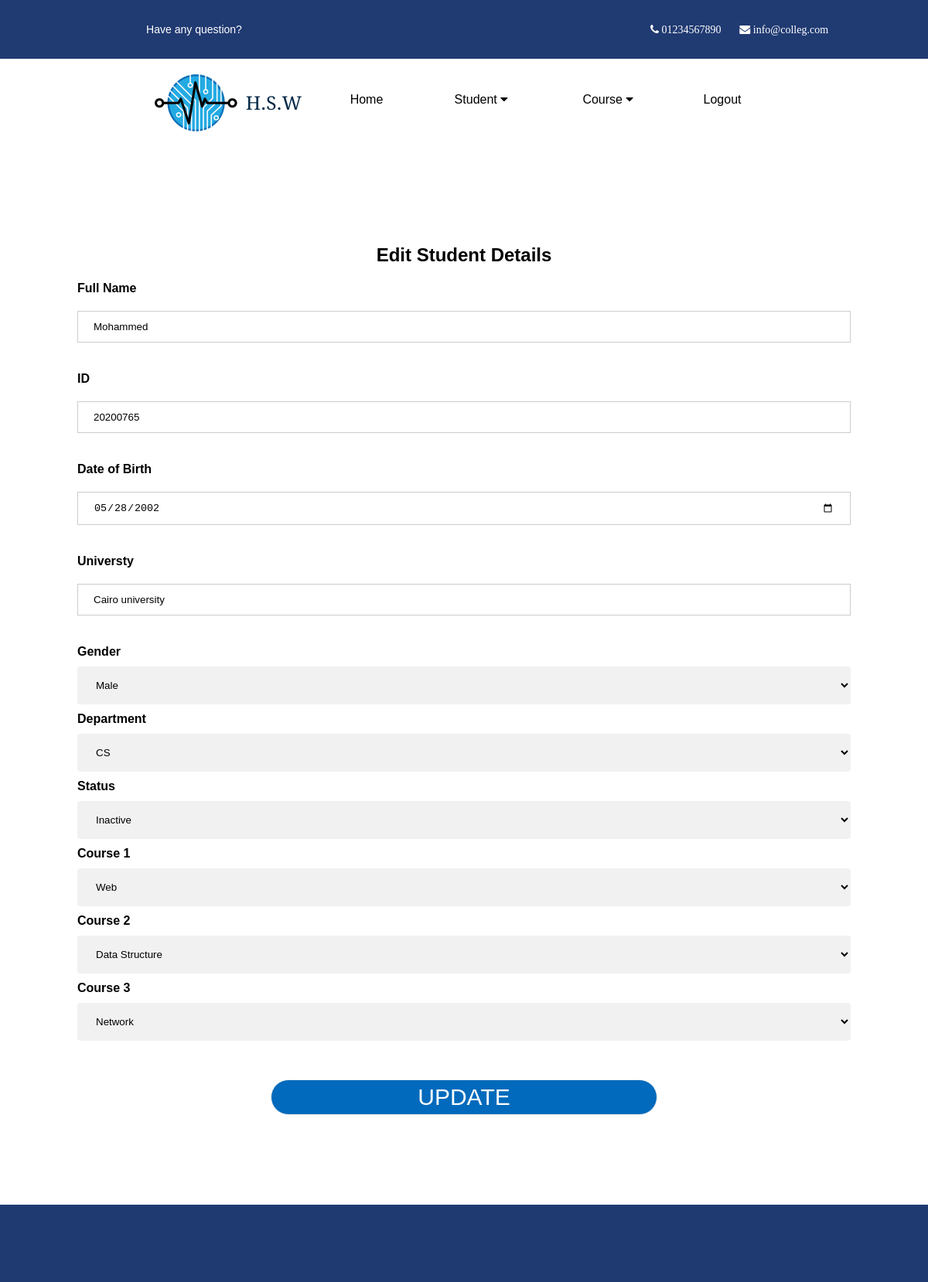
/EditStudent/20200765/ (signed in), run on the app's committed database.
### pages/models.py (models this page shows, shortened)
class Student(models.Model):
    name=models.CharField(max_length=50)
    ID=models.CharField(max_length=8,primary_key=True)
    date=models.DateTimeField()
    university=models.CharField(max_length=50)
    Gender=models.CharField(max_length=10)
    department=models.CharField(max_length=10)
    statues=models.CharField(max_length=10)
    course1=models.CharField(max_length=50,null=True)
    course2=models.CharField(max_length=50,null=True)
    course3=models.CharField(max_length=50,null=True)

### pages/views.py (the view)
# urls.py: path('EditStudent/<str:Id>/',views.EditStudent,name='EditStudent'),
@login_required(login_url='Login')
def EditStudent(request,Id):
    display = Student.objects.get(ID=Id)
    return render(request,'pages/Edit Student.html',{'course':Courses.objects.all(),'student':display})

### templates/pages/Edit Student.html (shortened to what this page needs)
{% extends 'base.html' %}
{% block content %}
<!DOCTYPE html>
<html lang="en" dir="ltr">
  <head>
  </head>
  <body>
    <div>
  <form action="{% url 'updateStudent' student.ID %}" method="POST" name="Edit-stu" onsubmit="return Add()">
    <h2 style="text-align: center">Edit Student Details</h2>
    <label for="uname"><b>Full Name</b></label>
    <br>
    <input type="text" id="Name" name="name" placeholder="Enter Name" onkeyup="nmValidation()" value="{{student.name}}" required>
    <br>
    <br>
    <label for="id"><b>ID</b></label>
    <br>
    <input type="text" id="id" name="ID" placeholder="Enter ID" pattern=".{8,}" onkeyup="idValidation()" value="{{student.ID}}" required>
    <br>
    <br>
    <label for="birth"><b>Date of Birth</b></label>
    <br>
    <input type="date" id="Birth" name="birth" placeholder="Enter Date of Birth" onkeyup="birthValidation()" value="{{student.date|date:"Y-m-d"}}" required>
    <br>
    <br>
    <label for="universty"><b>Universty</b></label>
    <br>
    <input type="text" id="universty" name="uni" placeholder="Enter Universty Name" onkeyup="uniValidation()" value="{{student.university}}" required>
    <br>
    <br>
    <label for="gender"><b>Gender</b></label>
    <br>
    <select name="gender">
      <option value="{{student.Gender}}">{{student.Gender}}</option>
   </select>
    <br>
    <label for="Department"><b>Department</b></label>
    <br>
    <select name="DP">
      <option value="{{student.department}}">{{student.department}}</option>
   </select>
   <br>
    <label for="Status"><b>Status</b></label>
    <br>
    <select name="Status">
      <option value="{{student.statues}}">{{student.statues}}</option>
   </select>
    <br>
    <label for="course"><b>Course 1</b></label>
    <br>
    <select id= "course1" name="course1">
      <option value="{{student.course1}}">{{student.course1}}</option>
   </select>
   <br>
    <label for="course"><b>Course 2</b></label>
    <br>
    <select id= "course2" name="course2">
      <option value="{{student.course2}}">{{student.course2}}</option>
   </select>
   <br>
    <label for="course"><b>Course 3</b></label>
    <br>
    <select id= "course3" name="course3">
      <option value="{{student.course3}}">{{student.course3}}</option>
   </select>
   <br>
   <input type="submit" id ="edit" value="UPDATE" class="submit-button">
 </form>
    <footer></footer>
    </div>
  </body>
</html>
{% endblock content %}

### pages/static/css/style.css (style rules this page uses)
body { margin: 0; font-family: Arial; overflow-x: hidden; }
form { padding: 100px; }
input[type=text], input[type=date],input[type=password],input[type=search],input[type=email] { width: 100%; padding: 12px 20px; margin: 20px 0; display: inline-block; border: 1px solid #ccc; box-sizing: border-box; }
select { width: 100%; padding: 16px 20px; margin: 10px 0; border: none; border-radius: 4px; background-color: #f1f1f1; }
.submit-button { width: 50%; background: #016ABC; align-content: center; color: white; border: 1px solid #eee; border-radius: 50px; font-size: 30px; padding: 5px; margin-left: 25%; margin-top: 4%; }
footer { background: #1F3971; color: white; height: 100px; }

### data on the page
Student: name "Mohammed", ID "20200765", birth "05/28/2002", uni "Cairo university", gender "Male", DP "CS", Status "Inactive", course1 "Web", course2 "Data Structure", course3 "Network"
